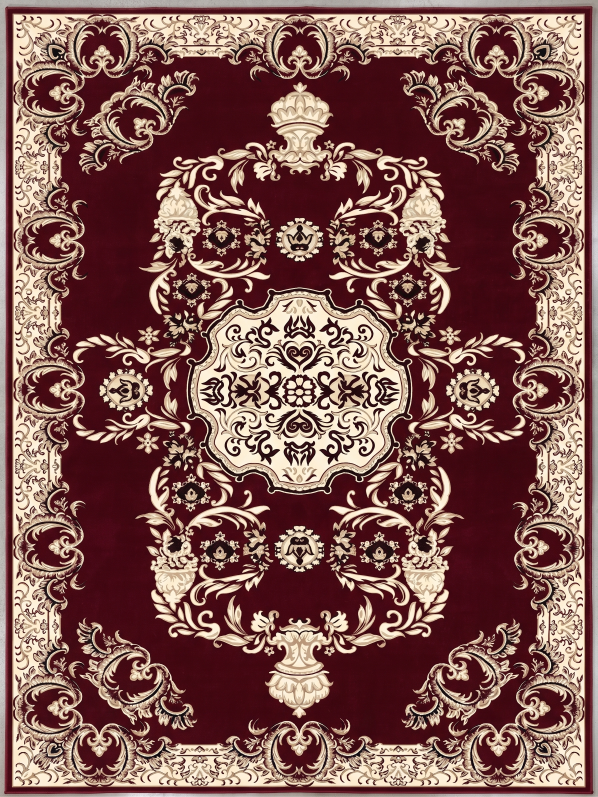
#> input picture Gemini_Generated_Image_sw1212sw1212sw12.jpeg, 1792 x 2390 px (shown at 1/3 size)
$ python -i img2texcelle.py   (imports and definitions only)
#> lines starting #> are read from the running program, lines starting #| are printed output that depends on the picture
#> further down, picture is the input picture: PIL image 1792x2390 RGB; mean R, G, B 130.3, 90.1, 84.7
#!/usr/bin/env python3
"""
img2texcelle.py - convert a ready design image (jpg/png) into a Texcelle-compatible
indexed TIFF or BMP: one palette entry per yarn, one pixel per knot.

The knot grid is the loom quality: --reed (points per m across) x --density
(rows per m along), e.g. 397 x 500 for a 200 x 300 cm carpet gives 794 x 1500
knots of 2.52 x 2.00 mm (knots are not square). Like Texcelle's own files, the
output has index 0 unused and reed/density in the resolution ("dpi") fields.

Two paths, chosen from the source pixels per knot:

  A. real loom quality (source finer than the knot grid, e.g. a 1792 px wide
     render for 794 knots): every knot takes the yarn color covering most of
     it. Measured by rendering the real design at 2 px/knot and converting it
     back, this keeps 98% of the knots; a ridge/skeleton line path only 78%.
  B. coarse source (small soft jpeg for 1 M points/m^2, ~2 knots per source
     px): regions + thin lines, because a 1 px line would break into beads
     when simply resized.

  1. rotate image 90 deg if its orientation differs from the carpet; detect
     mirror symmetry (--symmetry auto: Gemini renders are left/right
     symmetric, Texcelle designs both ways) and centre its axis; the image
     must have the carpet's aspect ratio (--fit crop / stretch otherwise)
  2. optional denoise at source resolution (median filter, off by default)
  3. pick yarn palette (auto k-means in Lab on flat areas, or --palette);
     --outline adds colors that only occur as thin contour lines (path B)
  4. unmix every source pixel into coverage fractions of (at most) two yarn
     colors, so a blurred edge or a blurred 1px line is "60% brown / 40% cream"
     instead of a wrong in-between color; thin strips of an in-between color
     (e.g. grey on a blue/cream edge) are unmixed into their neighbours; on
     path A only colors found nearby may mix (with 15 yarns some unrelated
     pair explains almost any color)
  5. A: area-average the coverage fractions onto the knots (symmetric halves
     are averaged with their mirror), argmax; straight runs of half-covered
     knots (a band edge or a line straddling a row) are decided as a whole
     so they stay straight.
     B: resize the coverage maps (not the RGB image) to the knot grid
  6. B: regions: every knot takes the color with the largest coverage; parts
     thinner than 3 knots are dropped and refilled from their surroundings
  7. B: lines: a ridge detector on each color's coverage map follows thin
     lines even where they are blurred below 50%, so they stay continuous;
     every connected line gets one color, decided from its mean color against
     its background (a blurred blue line looks grey/dark pixel by pixel); dark
     contour lines (--outline) are erased or drawn as an extra yarn; the
     centerlines are redrawn with their measured width (or --line-width)
  8. cleanup: areas below --min-area (default 20 mm^2 worth of knots) take
     the dominant surrounding color; B also smooths 1px bumps and notches;
     --specks N repaints same-hue slivers of a shaded render; symmetric
     halves are copied so opposite motifs are identical
  9. save as 8-bit palette TIFF or BMP (--format) + palette text file

Usage:
  python img2texcelle.py design.jpg --width 200 --height 300 --reed 397 --density 500 --colors 8
  python img2texcelle.py design.jpg --width 200 --height 300 --grid 793x1501 --reed 397 --density 500
  python img2texcelle.py design.jpg --width 200 --height 300 --points 1000000 --colors 8
  python img2texcelle.py design.jpg --width 200 --height 300 --points 1000000 \\
      --palette "#F9F6E8,#5D757C,#6A5C4E,#B1B3AA" --outline "#5F5F58" --outline-mode keep
  python img2texcelle.py design.jpg --width 200 --height 300 --reed 397 --density 500 --fit crop --format bmp
  python img2texcelle.py render.jpg --width 200 --height 300 --reed 397 --density 500 --specks 12

Point definition:
  --reed/--density : horizontal points per m / vertical rows per m (loom quality)
  --points   : points per m^2, assumed square (same density in both directions)
  --grid     : exact knot grid WxH (to match an existing Texcelle file)
"""

import argparse
import math
import os
import sys

import numpy as np
from PIL import Image, ImageFilter
from scipy import ndimage
from skimage.feature import hessian_matrix, hessian_matrix_eigvals
from skimage.morphology import skeletonize

EIGHT = np.ones((3, 3), dtype=bool)


# [330 lines left out: functions compute_pixels, rgb_to_lab, sq_dist, parse_palette, flat_mask, auto_palette and 9 more, not called in this run]


NB = np.ones((3, 3), dtype=np.uint8)
NB[1, 1] = 0


# [196 lines left out: functions prune, detect_lines, classify_lines, thicken, _save_indexed, fill_holes and 2 more, not called in this run]


DIRECTIONS = ((0, 1), (1, 0), (1, 1), (1, -1))  # 0, 90, 45, 135 degrees as (dy, dx)


# [70 lines left out: functions directional_mean, straighten_runs, not called in this run]


def detect_symmetry(img, ratio=0.35, margin=0.02):
    """Find mirror symmetry of a design image: {axis: shift} for the symmetric axes.

    axis 1 = left/right, 0 = top/bottom; `shift` is the roll (full-res px)
    that aligns the flipped image with the image: pixel i mirrors onto pixel
    size - 1 + shift - i, i.e. the mirror axis is shift / 2 px right/down of
    the centre (`crop_to_axis` removes `shift` px on one side to centre it).
    An axis counts as symmetric when the mean |image - mirrored image| (at
    1/4 size, best shift within `margin` of the size, image edges excluded)
    is below `ratio` times the same error for the image shifted by 8 px
    (measured: Gemini renders 0.07-0.27 left/right and 0.76-0.94 top/bottom,
    Texcelle designs 0.00-0.02 both).
    """
#> called with ratio = 0.35, margin = 0.02
    small = img.convert("L").resize((max(img.width // 4, 8), max(img.height // 4, 8)))
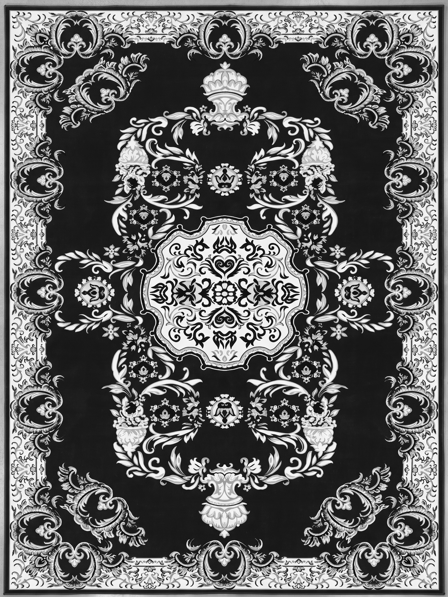
#> small: PIL image 448x597 L; min 0, max 255, mean 101.5
    g = np.asarray(small).astype(np.float32)
    h, w = g.shape
#> h = 597; w = 448
    edge = max(min(h, w) // 16, 1)
#> edge = 28
    ref = min(np.abs(g - np.roll(g, 8, axis=a))[edge:-edge, edge:-edge].mean() for a in (0, 1))
#> ref = 63
    if ref <= 0:
        return {}
    out = {}
    for axis in (1, 0):
        size = g.shape[axis]
        lim = max(int(size * margin), 1)
        sl = [slice(edge, -edge)] * 2
        sl[axis] = slice(lim + edge, size - lim - edge)
        sl = tuple(sl)
        errs = [(np.abs(g - np.roll(np.flip(g, axis), d, axis))[sl].mean(), d)
                for d in range(-lim, lim + 1)]
        err, d = min(errs)
        if err < ratio * ref:
            out[axis] = 4 * d  # small px -> full px; refined by refine_axis_shift
#> this loop made 2 passes
#> (err, d) on passes 1 to 2: (15.04, 1), (53.38, -11)
#> after the loop, out = {1: 4}
    return out


# [388 lines left out: functions refine_axis_shift, crop_to_axis, mirror_average, mirror_copy, remove_shading_specks, out_palette_for and 1 more, not called in this run]


# output format -> file extensions (the first one is used for the default name)
FORMATS = {"tiff": (".tiff", ".tif"), "bmp": (".bmp",)}


# [85 lines left out: function main, not called in this run]


# [2 lines not run here, left out]

>>> from PIL import Image
>>> picture = Image.open('Gemini_Generated_Image_sw1212sw1212sw12.jpeg')
>>> result = detect_symmetry(picture)
#> result = {1: 4}

$ run again, on data.jpg
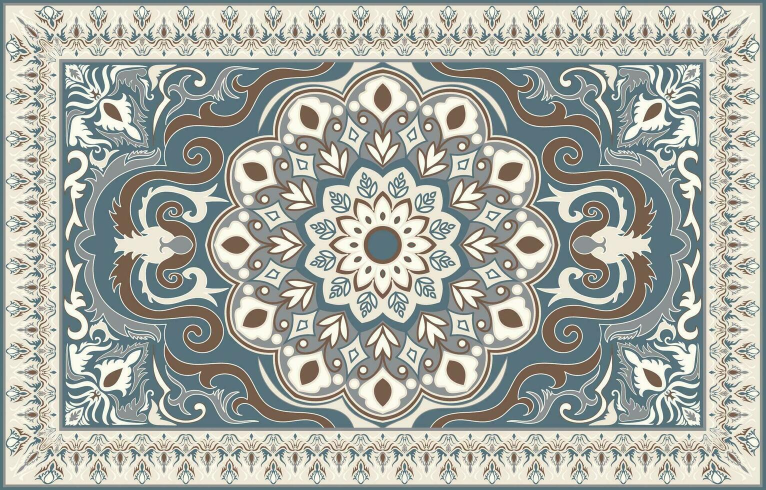
#> input picture data.jpg, 1531 x 980 px (shown at 1/2 size)
#> picture is the input picture: PIL image 1531x980 RGB; mean R, G, B 167.2, 170.6, 163.3
#> in detect_symmetry, `small = img.convert("L").resize((max(img.width // 4, 8), max(img.heigh..`:
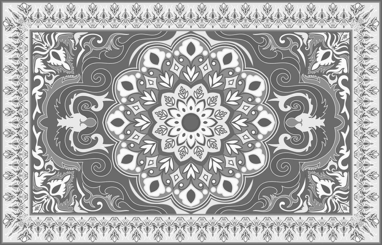
#> small: PIL image 382x245 L; min 83, max 255, mean 168.7
#> ref = 47.91
#> the loop in detect_symmetry, `for axis in (1, 0):` made 2 passes
#> (err, d) on passes 1 to 2: (0.844, 0), (1.06, 0)
#> after the loop in detect_symmetry, `for axis in (1, 0):`: out = {1: 0, 0: 0}
